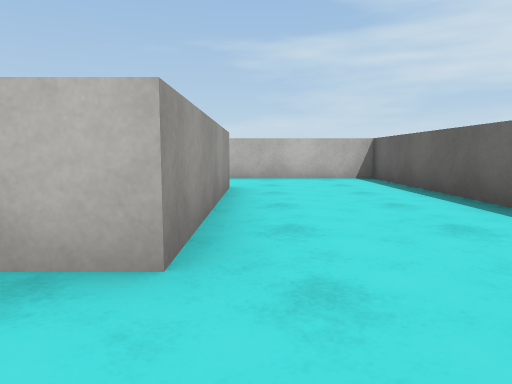
View 1 (above)

12 first-person views from a walk through a 3-D level made in the Unity game engine. The camera is 0.55 m above the floor, tilts 6° down and sees 70° across. The floor is counted in squares, 1 m on a side. Each view is taken from the middle of a square. On the plan, view 1 faces up. The plan holds only what a view shows up to about 10 squares ahead; the rest is blank. The player is left out. Surface patterns are stand-ins for the level's own textures.

View 2
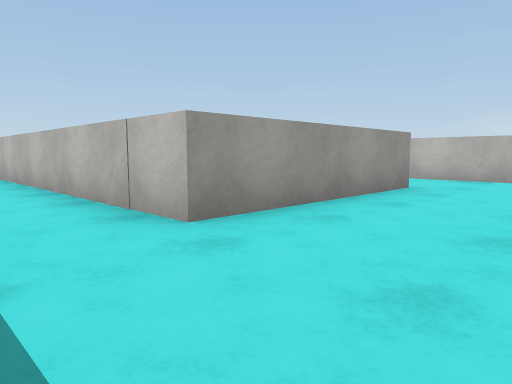

View 3
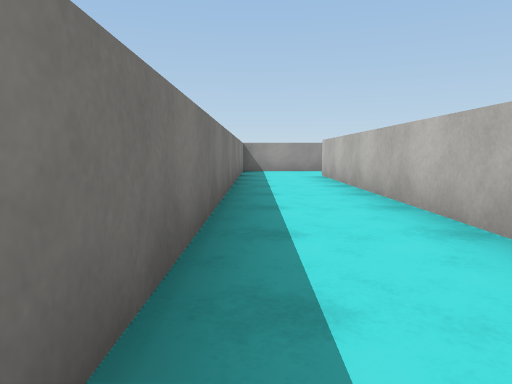

View 4
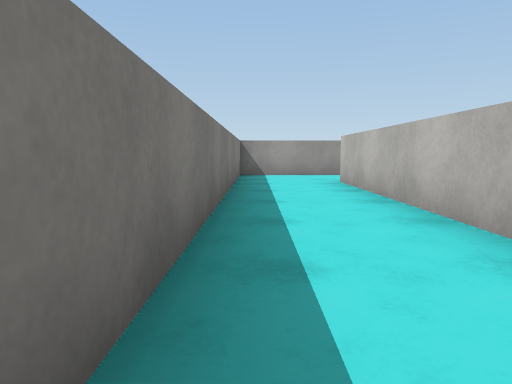

View 5
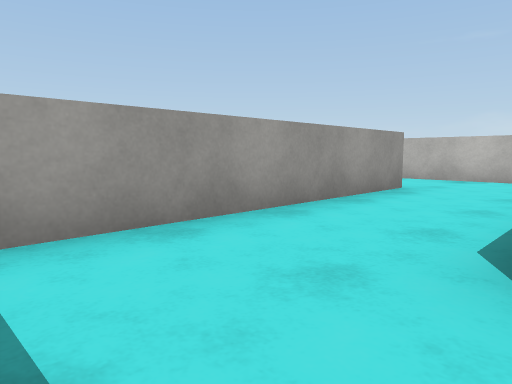

View 6
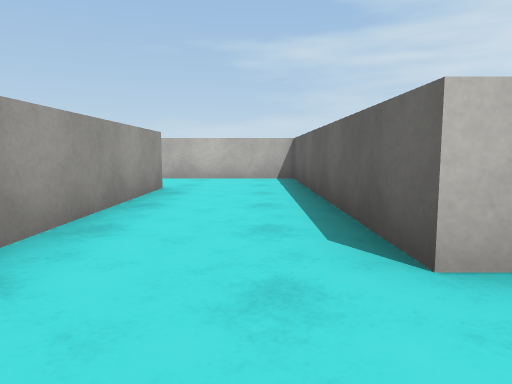

View 7
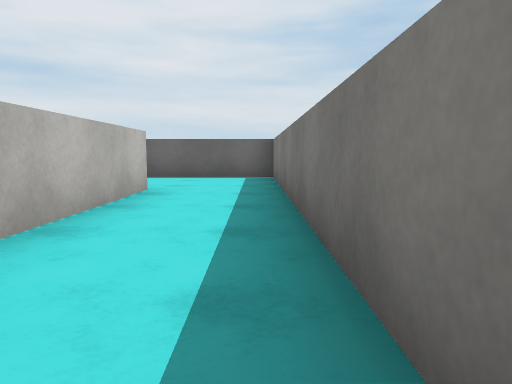

View 8
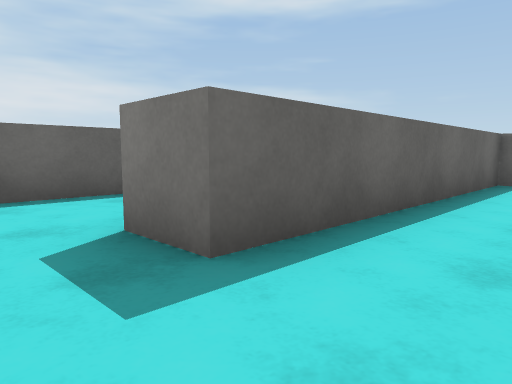

View 9
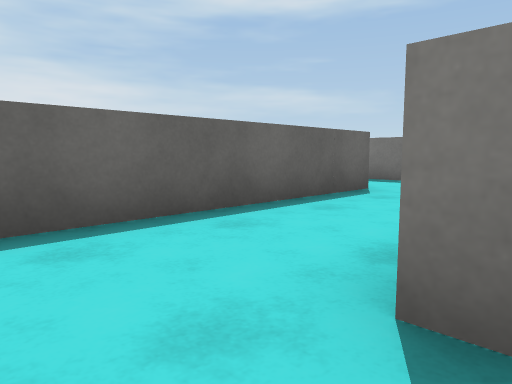

View 10
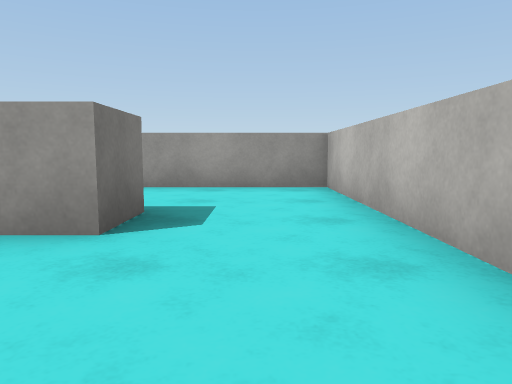

View 11
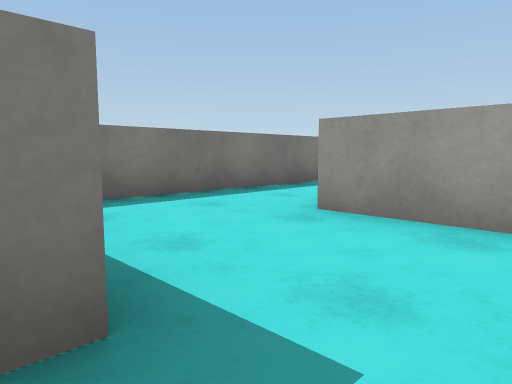

View 12
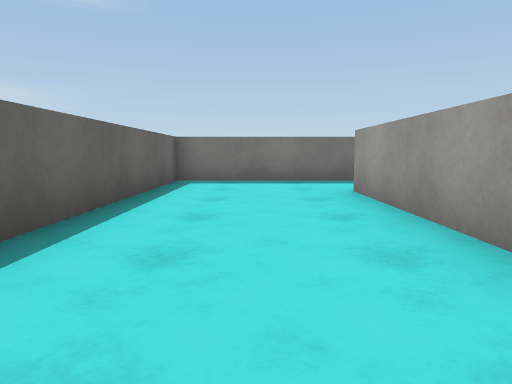

### Floor plan
Key: @ floor where view 1 was taken; # wall or solid block; . floor.
Columns run from 15 left of view 1 to 3 right of it. Each row starts with its distance up from view 1.
  8   ####     ########
  7 .....#     #......#
  6 .....#     #......#
  5 ..#..#     #..#...#
  4 ..#..#   .....#...#
  3  .#..#  ......#...#
  2  .#..##########...#
  1  .#...............#
  0  .#............@..#
 -1  ##################

Positions as (right, up) in squares from view 1, and headings:
1: (0, 0), facing up
2: (2, 0), facing up-left
3: (-1, 0), facing left
4: (-3, 0), facing left
5: (-10, 0), facing up-left
6: (-11, 0), facing up
7: (-6, 0), facing right
8: (-15, 7), facing down-right
9: (-13, 7), facing down-right
10: (2, 7), facing left
11: (-1, 7), facing down-left
12: (1, 7), facing down
